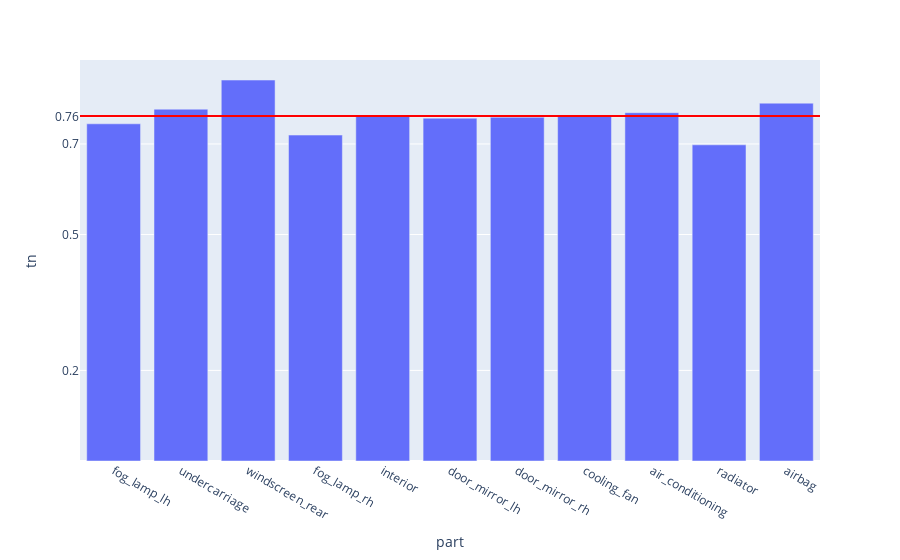

The notebook cell this image was saved under:
### Code cell
fig = px.bar(evalMetrics, x = 'part', y = 'tn')

fig.add_hline(y=avgTn, line_width=2, line_color="red")

fig.update_layout(
    yaxis = dict(
        tickmode = 'array',
        tickvals = [np.format_float_positional(avgTn, 2), 0.2, 0.5, 0.7],
    )
)
fig

### Figure 1 — Plotly figure (JSON) as saved in the notebook; plotly's stock layout.template omitted (floating-point values rounded to 4 significant figures)
{"data": [{"alignmentgroup": "True", "hovertemplate": "part=%{x}<br>tn=%{y}<extra></extra>", "legendgroup": "", "marker": {"color": "#636efa", "pattern": {"shape": ""}}, "name": "", "offsetgroup": "", "orientation": "v", "showlegend": false, "textposition": "auto", "type": "bar", "x": ["fog_lamp_lh", "undercarriage", "windscreen_rear", "fog_lamp_rh", "interior", "door_mirror_lh", "door_mirror_rh", "cooling_fan", "air_conditioning", "radiator", "airbag"], "xaxis": "x", "y": [0.7445, 0.7767, 0.8411, 0.7196, 0.763, 0.7568, 0.7589, 0.7619, 0.769, 0.6981, 0.79], "yaxis": "y"}], "layout": {"barmode": "relative", "legend": {"tracegroupgap": 0}, "margin": {"t": 60}, "shapes": [{"line": {"color": "red", "width": 2}, "type": "line", "x0": 0, "x1": 1, "xref": "x domain", "y0": 0.7618, "y1": 0.7618, "yref": "y"}], "xaxis": {"anchor": "y", "domain": [0, 1], "title": {"text": "part"}}, "yaxis": {"anchor": "x", "domain": [0, 1], "tickmode": "array", "tickvals": ["0.76", 0.2, 0.5, 0.7], "title": {"text": "tn"}}}}
